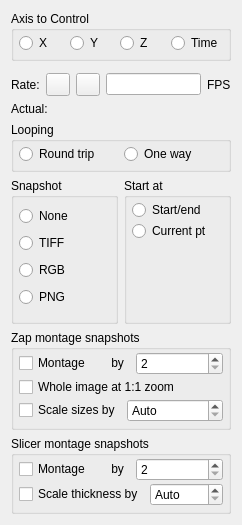
<?xml version="1.0" encoding="UTF-8"?>
<ui version="4.0">
 <class>MovieController</class>
 <widget class="QWidget" name="MovieController">
  <property name="geometry">
   <rect>
    <x>0</x>
    <y>0</y>
    <width>242</width>
    <height>525</height>
   </rect>
  </property>
  <property name="windowTitle">
   <string>3dmod Movie Controller</string>
  </property>
  <layout class="QVBoxLayout" name="verticalLayout_5">
   <item>
    <widget class="QGroupBox" name="groupBox">
     <property name="title">
      <string>Axis to Control</string>
     </property>
     <layout class="QHBoxLayout" name="horizontalLayout">
      <property name="leftMargin">
       <number>5</number>
      </property>
      <property name="topMargin">
       <number>2</number>
      </property>
      <property name="rightMargin">
       <number>5</number>
      </property>
      <property name="bottomMargin">
       <number>5</number>
      </property>
      <item>
       <widget class="QRadioButton" name="xRadioButton">
        <property name="focusPolicy">
         <enum>Qt::NoFocus</enum>
        </property>
        <property name="toolTip">
         <string>Control X axis range and increment</string>
        </property>
        <property name="text">
         <string>X</string>
        </property>
       </widget>
      </item>
      <item>
       <widget class="QRadioButton" name="yRadioButton">
        <property name="focusPolicy">
         <enum>Qt::NoFocus</enum>
        </property>
        <property name="toolTip">
         <string>Control Y axis range and increment</string>
        </property>
        <property name="text">
         <string>Y</string>
        </property>
       </widget>
      </item>
      <item>
       <widget class="QRadioButton" name="zRadioButton">
        <property name="focusPolicy">
         <enum>Qt::NoFocus</enum>
        </property>
        <property name="toolTip">
         <string>Control Z axis range and increment</string>
        </property>
        <property name="text">
         <string>Z</string>
        </property>
       </widget>
      </item>
      <item>
       <widget class="QRadioButton" name="timeRadioButton">
        <property name="focusPolicy">
         <enum>Qt::NoFocus</enum>
        </property>
        <property name="toolTip">
         <string>Control Time axis range and increment</string>
        </property>
        <property name="text">
         <string>Time</string>
        </property>
       </widget>
      </item>
     </layout>
    </widget>
   </item>
   <item>
    <widget class="QFrame" name="sliderFrame">
     <property name="frameShape">
      <enum>QFrame::Panel</enum>
     </property>
     <property name="frameShadow">
      <enum>QFrame::Plain</enum>
     </property>
     <property name="lineWidth">
      <number>0</number>
     </property>
    </widget>
   </item>
   <item>
    <layout class="QHBoxLayout" name="rateLayout">
     <property name="spacing">
      <number>6</number>
     </property>
     <property name="margin">
      <number>0</number>
     </property>
     <item>
      <widget class="QLabel" name="TextLabel1">
       <property name="text">
        <string>Rate:</string>
       </property>
       <property name="alignment">
        <set>Qt::AlignLeading|Qt::AlignLeft|Qt::AlignVCenter</set>
       </property>
       <property name="wordWrap">
        <bool>false</bool>
       </property>
      </widget>
     </item>
     <item>
      <widget class="QToolButton" name="upButton">
       <property name="focusPolicy">
        <enum>Qt::NoFocus</enum>
       </property>
       <property name="toolTip">
        <string>Increase movie rate</string>
       </property>
       <property name="text">
        <string/>
       </property>
       <property name="icon">
        <iconset>
         <normaloff>:/images/uparrow.png</normaloff>:/images/uparrow.png</iconset>
       </property>
      </widget>
     </item>
     <item>
      <widget class="QToolButton" name="downButton">
       <property name="focusPolicy">
        <enum>Qt::NoFocus</enum>
       </property>
       <property name="toolTip">
        <string>Decrease movie rate</string>
       </property>
       <property name="text">
        <string/>
       </property>
       <property name="icon">
        <iconset>
         <normaloff>:/images/downarrow.png</normaloff>:/images/downarrow.png</iconset>
       </property>
      </widget>
     </item>
     <item>
      <widget class="QLineEdit" name="rateLineEdit">
       <property name="focusPolicy">
        <enum>Qt::ClickFocus</enum>
       </property>
       <property name="toolTip">
        <string>Enter a nominal rate in frames/second</string>
       </property>
      </widget>
     </item>
     <item>
      <widget class="QLabel" name="TextLabel2">
       <property name="text">
        <string>FPS</string>
       </property>
       <property name="alignment">
        <set>Qt::AlignLeading|Qt::AlignLeft|Qt::AlignVCenter</set>
       </property>
       <property name="wordWrap">
        <bool>false</bool>
       </property>
      </widget>
     </item>
     <item>
      <spacer name="Spacer5">
       <property name="orientation">
        <enum>Qt::Horizontal</enum>
       </property>
       <property name="sizeType">
        <enum>QSizePolicy::Expanding</enum>
       </property>
       <property name="sizeHint" stdset="0">
        <size>
         <width>5</width>
         <height>0</height>
        </size>
       </property>
      </spacer>
     </item>
    </layout>
   </item>
   <item>
    <widget class="QLabel" name="actualLabel">
     <property name="text">
      <string>Actual:</string>
     </property>
     <property name="alignment">
      <set>Qt::AlignLeading|Qt::AlignLeft|Qt::AlignVCenter</set>
     </property>
     <property name="wordWrap">
      <bool>false</bool>
     </property>
    </widget>
   </item>
   <item>
    <widget class="QGroupBox" name="groupBox_2">
     <property name="title">
      <string>Looping</string>
     </property>
     <layout class="QHBoxLayout" name="horizontalLayout_2">
      <property name="leftMargin">
       <number>5</number>
      </property>
      <property name="topMargin">
       <number>2</number>
      </property>
      <property name="rightMargin">
       <number>5</number>
      </property>
      <property name="bottomMargin">
       <number>5</number>
      </property>
      <item>
       <widget class="QRadioButton" name="roundTripButton">
        <property name="focusPolicy">
         <enum>Qt::NoFocus</enum>
        </property>
        <property name="toolTip">
         <string>Loop from start to end then back to start</string>
        </property>
        <property name="text">
         <string>Round trip</string>
        </property>
       </widget>
      </item>
      <item>
       <widget class="QRadioButton" name="oneWayTripButton">
        <property name="focusPolicy">
         <enum>Qt::NoFocus</enum>
        </property>
        <property name="toolTip">
         <string>Loop from start to end only</string>
        </property>
        <property name="text">
         <string>One way</string>
        </property>
       </widget>
      </item>
     </layout>
    </widget>
   </item>
   <item>
    <layout class="QHBoxLayout" name="horizontalLayout_3">
     <item>
      <widget class="QGroupBox" name="groupBox_3">
       <property name="title">
        <string>Snapshot</string>
       </property>
       <layout class="QVBoxLayout" name="verticalLayout_2">
        <property name="spacing">
         <number>1</number>
        </property>
        <property name="leftMargin">
         <number>5</number>
        </property>
        <property name="topMargin">
         <number>2</number>
        </property>
        <property name="rightMargin">
         <number>5</number>
        </property>
        <property name="bottomMargin">
         <number>5</number>
        </property>
        <item>
         <widget class="QRadioButton" name="noneRadioButton">
          <property name="focusPolicy">
           <enum>Qt::NoFocus</enum>
          </property>
          <property name="toolTip">
           <string>Do not take snapshots during movie</string>
          </property>
          <property name="text">
           <string>None</string>
          </property>
         </widget>
        </item>
        <item>
         <widget class="QRadioButton" name="tiffRadioButton">
          <property name="focusPolicy">
           <enum>Qt::NoFocus</enum>
          </property>
          <property name="toolTip">
           <string>Take TIFF snapshots of movie</string>
          </property>
          <property name="text">
           <string>TIFF</string>
          </property>
         </widget>
        </item>
        <item>
         <widget class="QRadioButton" name="rgbRadioButton">
          <property name="focusPolicy">
           <enum>Qt::NoFocus</enum>
          </property>
          <property name="toolTip">
           <string>Take snapshots of movie in current non-TIFF format</string>
          </property>
          <property name="text">
           <string>RGB</string>
          </property>
         </widget>
        </item>
        <item>
         <widget class="QRadioButton" name="pngRadioButton">
          <property name="focusPolicy">
           <enum>Qt::NoFocus</enum>
          </property>
          <property name="toolTip">
           <string>Take snapshots of movie in current non-TIFF format</string>
          </property>
          <property name="text">
           <string>PNG</string>
          </property>
         </widget>
        </item>
       </layout>
      </widget>
     </item>
     <item>
      <widget class="QGroupBox" name="groupBox_4">
       <property name="title">
        <string>Start at</string>
       </property>
       <layout class="QVBoxLayout" name="verticalLayout">
        <property name="spacing">
         <number>1</number>
        </property>
        <property name="leftMargin">
         <number>5</number>
        </property>
        <property name="topMargin">
         <number>2</number>
        </property>
        <property name="rightMargin">
         <number>5</number>
        </property>
        <property name="bottomMargin">
         <number>5</number>
        </property>
        <item>
         <widget class="QRadioButton" name="endRadioButton">
          <property name="focusPolicy">
           <enum>Qt::NoFocus</enum>
          </property>
          <property name="toolTip">
           <string>Start snapshots at starting or ending limit for axis</string>
          </property>
          <property name="text">
           <string>Start/end</string>
          </property>
         </widget>
        </item>
        <item>
         <widget class="QRadioButton" name="hereRadioButton">
          <property name="focusPolicy">
           <enum>Qt::NoFocus</enum>
          </property>
          <property name="toolTip">
           <string>Start snapshots at current coordinates</string>
          </property>
          <property name="text">
           <string>Current pt</string>
          </property>
         </widget>
        </item>
        <item>
         <spacer name="verticalSpacer">
          <property name="orientation">
           <enum>Qt::Vertical</enum>
          </property>
          <property name="sizeHint" stdset="0">
           <size>
            <width>20</width>
            <height>10</height>
           </size>
          </property>
         </spacer>
        </item>
       </layout>
      </widget>
     </item>
    </layout>
   </item>
   <item>
    <widget class="QGroupBox" name="groupBox_5">
     <property name="title">
      <string>Zap montage snapshots</string>
     </property>
     <layout class="QVBoxLayout" name="verticalLayout_3">
      <property name="spacing">
       <number>2</number>
      </property>
      <property name="leftMargin">
       <number>5</number>
      </property>
      <property name="topMargin">
       <number>2</number>
      </property>
      <property name="rightMargin">
       <number>5</number>
      </property>
      <property name="bottomMargin">
       <number>5</number>
      </property>
      <item>
       <layout class="QHBoxLayout">
        <item>
         <widget class="QCheckBox" name="montageCheckBox">
          <property name="focusPolicy">
           <enum>Qt::StrongFocus</enum>
          </property>
          <property name="toolTip">
           <string>Make snapshot of Zap window that is montage of zoomed image</string>
          </property>
          <property name="text">
           <string>Montage        by</string>
          </property>
         </widget>
        </item>
        <item>
         <widget class="QSpinBox" name="montageSpinBox">
          <property name="focusPolicy">
           <enum>Qt::ClickFocus</enum>
          </property>
          <property name="toolTip">
           <string>Factor to zoom by in composing montage snapshot</string>
          </property>
          <property name="specialValueText">
           <string/>
          </property>
          <property name="keyboardTracking">
           <bool>false</bool>
          </property>
          <property name="minimum">
           <number>2</number>
          </property>
          <property name="maximum">
           <number>50</number>
          </property>
         </widget>
        </item>
       </layout>
      </item>
      <item>
       <widget class="QCheckBox" name="wholeCheckBox">
        <property name="focusPolicy">
         <enum>Qt::NoFocus</enum>
        </property>
        <property name="toolTip">
         <string>Snapshot entire image at zoom of 1</string>
        </property>
        <property name="text">
         <string>Whole image at 1:1 zoom</string>
        </property>
       </widget>
      </item>
      <item>
       <layout class="QHBoxLayout">
        <item>
         <widget class="QCheckBox" name="scaleCheckBox">
          <property name="focusPolicy">
           <enum>Qt::NoFocus</enum>
          </property>
          <property name="toolTip">
           <string>Increase line thickness and symbol sizes for montage snapshot</string>
          </property>
          <property name="text">
           <string>Scale sizes by</string>
          </property>
         </widget>
        </item>
        <item>
         <widget class="QSpinBox" name="scaleSpinBox">
          <property name="focusPolicy">
           <enum>Qt::ClickFocus</enum>
          </property>
          <property name="toolTip">
           <string>Amount to scale sizes by (Auto is montage factor, or zoom * factor for zoom &lt; 1)</string>
          </property>
          <property name="specialValueText">
           <string>Auto</string>
          </property>
          <property name="keyboardTracking">
           <bool>false</bool>
          </property>
          <property name="minimum">
           <number>1</number>
          </property>
          <property name="maximum">
           <number>30</number>
          </property>
         </widget>
        </item>
       </layout>
      </item>
     </layout>
    </widget>
   </item>
   <item>
    <widget class="QGroupBox" name="groupBox_6">
     <property name="title">
      <string>Slicer montage snapshots</string>
     </property>
     <layout class="QVBoxLayout" name="verticalLayout_4">
      <property name="spacing">
       <number>2</number>
      </property>
      <property name="leftMargin">
       <number>5</number>
      </property>
      <property name="topMargin">
       <number>2</number>
      </property>
      <property name="rightMargin">
       <number>5</number>
      </property>
      <property name="bottomMargin">
       <number>5</number>
      </property>
      <item>
       <layout class="QHBoxLayout" name="horizontalLayout_4">
        <item>
         <widget class="QCheckBox" name="slicerMontCheckBox">
          <property name="focusPolicy">
           <enum>Qt::NoFocus</enum>
          </property>
          <property name="toolTip">
           <string>Make snapshot of Slicer window that is montage of zoomed image</string>
          </property>
          <property name="text">
           <string>Montage        by</string>
          </property>
         </widget>
        </item>
        <item>
         <widget class="QSpinBox" name="slicerMontSpinBox">
          <property name="focusPolicy">
           <enum>Qt::ClickFocus</enum>
          </property>
          <property name="toolTip">
           <string>Factor to zoom by in composing slicer montage snapshot</string>
          </property>
          <property name="specialValueText">
           <string/>
          </property>
          <property name="keyboardTracking">
           <bool>false</bool>
          </property>
          <property name="minimum">
           <number>2</number>
          </property>
          <property name="maximum">
           <number>30</number>
          </property>
         </widget>
        </item>
       </layout>
      </item>
      <item>
       <layout class="QHBoxLayout" name="horizontalLayout_5">
        <item>
         <widget class="QCheckBox" name="slicerScaleCheckBox">
          <property name="focusPolicy">
           <enum>Qt::NoFocus</enum>
          </property>
          <property name="toolTip">
           <string>Increase line thickness for slicer montage snapshot</string>
          </property>
          <property name="text">
           <string>Scale thickness by</string>
          </property>
         </widget>
        </item>
        <item>
         <widget class="QSpinBox" name="slicerScaleSpinBox">
          <property name="focusPolicy">
           <enum>Qt::ClickFocus</enum>
          </property>
          <property name="toolTip">
           <string>Amount to scale line thickness by (Auto is montage factor, or zoom * factor for zoom &lt; 1)</string>
          </property>
          <property name="specialValueText">
           <string>Auto</string>
          </property>
          <property name="keyboardTracking">
           <bool>false</bool>
          </property>
          <property name="minimum">
           <number>1</number>
          </property>
          <property name="maximum">
           <number>30</number>
          </property>
         </widget>
        </item>
       </layout>
      </item>
     </layout>
    </widget>
   </item>
   <item>
    <layout class="QHBoxLayout">
     <property name="spacing">
      <number>6</number>
     </property>
     <property name="margin">
      <number>0</number>
     </property>
    </layout>
   </item>
  </layout>
 </widget>
 <layoutdefault spacing="6" margin="11"/>
 <resources/>
 <connections>
  <connection>
   <sender>rateLineEdit</sender>
   <signal>returnPressed()</signal>
   <receiver>MovieController</receiver>
   <slot>rateEntered()</slot>
   <hints>
    <hint type="sourcelabel">
     <x>20</x>
     <y>20</y>
    </hint>
    <hint type="destinationlabel">
     <x>20</x>
     <y>20</y>
    </hint>
   </hints>
  </connection>
  <connection>
   <sender>upButton</sender>
   <signal>clicked()</signal>
   <receiver>MovieController</receiver>
   <slot>upPressed()</slot>
   <hints>
    <hint type="sourcelabel">
     <x>20</x>
     <y>20</y>
    </hint>
    <hint type="destinationlabel">
     <x>20</x>
     <y>20</y>
    </hint>
   </hints>
  </connection>
  <connection>
   <sender>downButton</sender>
   <signal>clicked()</signal>
   <receiver>MovieController</receiver>
   <slot>downPressed()</slot>
   <hints>
    <hint type="sourcelabel">
     <x>20</x>
     <y>20</y>
    </hint>
    <hint type="destinationlabel">
     <x>20</x>
     <y>20</y>
    </hint>
   </hints>
  </connection>
  <connection>
   <sender>montageCheckBox</sender>
   <signal>toggled(bool)</signal>
   <receiver>MovieController</receiver>
   <slot>montageToggled(bool)</slot>
   <hints>
    <hint type="sourcelabel">
     <x>20</x>
     <y>20</y>
    </hint>
    <hint type="destinationlabel">
     <x>20</x>
     <y>20</y>
    </hint>
   </hints>
  </connection>
  <connection>
   <sender>montageSpinBox</sender>
   <signal>valueChanged(int)</signal>
   <receiver>MovieController</receiver>
   <slot>newMontageValue(int)</slot>
   <hints>
    <hint type="sourcelabel">
     <x>20</x>
     <y>20</y>
    </hint>
    <hint type="destinationlabel">
     <x>20</x>
     <y>20</y>
    </hint>
   </hints>
  </connection>
  <connection>
   <sender>scaleCheckBox</sender>
   <signal>toggled(bool)</signal>
   <receiver>MovieController</receiver>
   <slot>scaleThickToggled(bool)</slot>
   <hints>
    <hint type="sourcelabel">
     <x>20</x>
     <y>20</y>
    </hint>
    <hint type="destinationlabel">
     <x>20</x>
     <y>20</y>
    </hint>
   </hints>
  </connection>
  <connection>
   <sender>scaleSpinBox</sender>
   <signal>valueChanged(int)</signal>
   <receiver>MovieController</receiver>
   <slot>scalingChanged(int)</slot>
   <hints>
    <hint type="sourcelabel">
     <x>20</x>
     <y>20</y>
    </hint>
    <hint type="destinationlabel">
     <x>20</x>
     <y>20</y>
    </hint>
   </hints>
  </connection>
  <connection>
   <sender>wholeCheckBox</sender>
   <signal>toggled(bool)</signal>
   <receiver>MovieController</receiver>
   <slot>wholeImageToggled(bool)</slot>
   <hints>
    <hint type="sourcelabel">
     <x>20</x>
     <y>20</y>
    </hint>
    <hint type="destinationlabel">
     <x>20</x>
     <y>20</y>
    </hint>
   </hints>
  </connection>
 </connections>
</ui>
